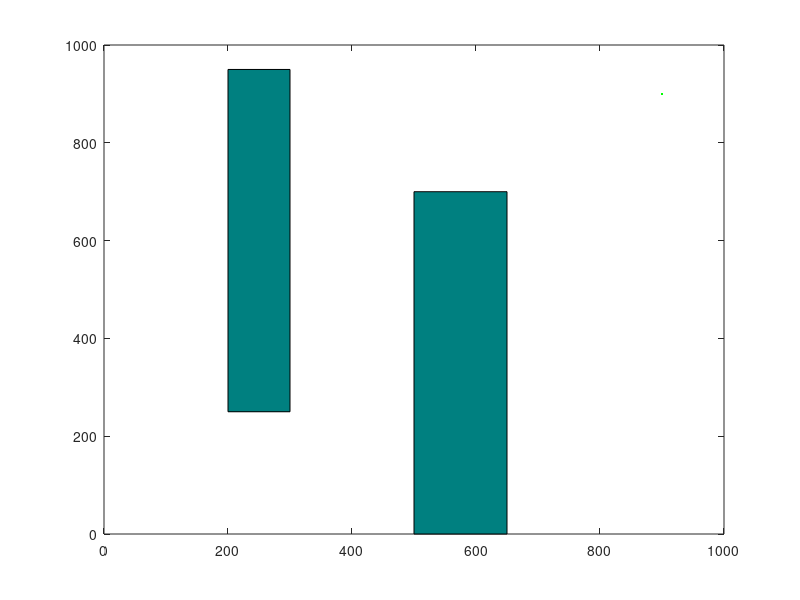

Source code (MATLAB): (Note: this script raises an error after producing the figure.)

clc;
clear all;
close all;


x_max = 1000;
y_max = 1000;
obstacle = [500,0,150,700];
obstacle2 = [200,250,100,700];
EPS = 20;
numNodes = 3000;        

%tree parameters
q_start.coord = [0 0];
q_start.cost = 0;
q_start.parent = 0;
q_goal.coord = [900 900];
q_goal.cost = 0;
q_goal.parent=0;

nodesA(1) = q_start;
nodesB(1)=q_goal;

plot(q_goal.coord(1),q_goal.coord(2),'g.');
hold on;

%prepping up plot
figure(1)
axis([0 x_max 0 y_max])
%patch([300,510,520,600,300],[500,500,300,700,500],'b');
rectangle('Position',obstacle,'FaceColor',[0 .5 .5])
hold on;
rectangle('Position',obstacle2,'FaceColor',[0 .5 .5])
hold on;

breakit=0;

for i = 1:1:numNodes
    
    % Break if trees are close enough to be joined
    for a = 1:1:length(nodesA)
        for b=1:1:length(nodesB) 
            if dist(nodesA(a).coord,nodesB(b).coord)<100;
                goalA=nodesB(b);
                goalB=nodesA(a);
                breakit=1;
                break;
            end
        end
    end
    
    if breakit==1
        break;
    end
    
    nodesA=build_tree(nodesA);
    nodesB=build_tree(nodesB);  %Comment this line out for single RRT
    
end

plot_path(nodesA,goalA);
plot_path(nodesB,goalB);




